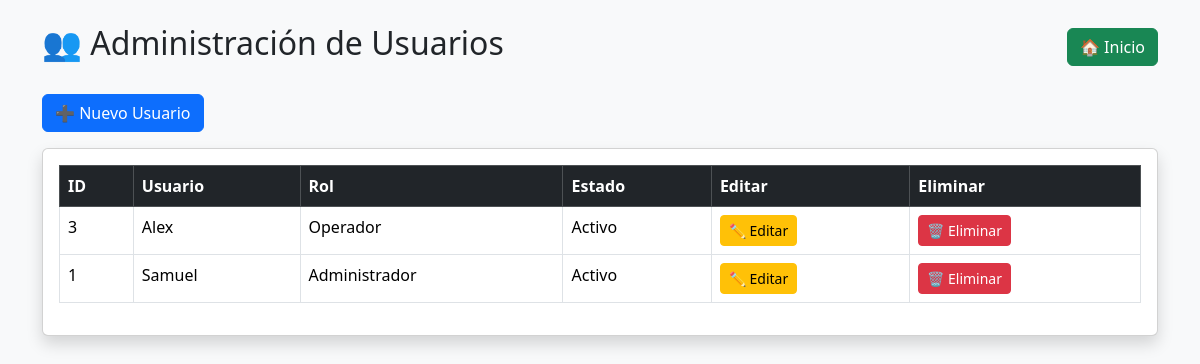
/usuarios (signed in), run on the app's committed database.
### tables this page shows
CREATE TABLE usuarios (
    id INTEGER PRIMARY KEY AUTOINCREMENT,
    usuario TEXT UNIQUE NOT NULL,
    password TEXT NOT NULL,
    rol TEXT NOT NULL,
    estado TEXT DEFAULT 'Activo'
);

### app.py (the view)
@app.route("/usuarios")
def usuarios():
    if "usuario" not in session:
        return redirect("/login")
    conexion = sqlite3.connect("cafe.db")
    cursor = conexion.cursor()
    cursor.execute("SELECT id, usuario, rol, estado FROM usuarios ORDER BY usuario")
    datos = cursor.fetchall()
    conexion.close()
    return render_template("usuarios.html", datos=datos)

### templates/usuarios.html (shortened to what this page needs)
<!DOCTYPE html>
<html lang="es">
<head>
    <link href="https://cdn.jsdelivr.net/npm/bootstrap@5.3.3/dist/css/bootstrap.min.css" rel="stylesheet">
</head>
<body class="bg-light">
<div class="container mt-4">
    <div class="d-flex justify-content-between align-items-center mb-4">
        <h2>👥 Administración de Usuarios</h2>
        <a href="/" class="btn btn-success">
            🏠 Inicio
        </a>
    </div>
    <a href="/nuevo_usuario" class="btn btn-primary mb-3">
        ➕ Nuevo Usuario
    </a>
    <div class="card shadow">
        <div class="card-body">
            <table class="table table-bordered table-hover">
                <thead class="table-dark">
                    <tr>
                        <th>ID</th>
                        <th>Usuario</th>
                        <th>Rol</th>
                        <th>Estado</th>
                        <th>Editar</th>
                        <th>Eliminar</th>
                    </tr>
                </thead>
                <tbody>
                    {% for usuario in datos %}
                    <tr>
                        <td>{{ usuario[0] }}</td>
                        <td>{{ usuario[1] }}</td>
                        <td>{{ usuario[2] }}</td>
                        <td>{{ usuario[3] }}</td>
                        <td>
                            <a href="/editar_usuario/{{ usuario[0] }}"
                               class="btn btn-warning btn-sm">
                                ✏️ Editar
                            </a>
                        </td>
                        <td>
                            <a href="/eliminar_usuario/{{ usuario[0] }}"
                               class="btn btn-danger btn-sm"
                               onclick="return confirm('¿Desea eliminar este usuario?')">
                                🗑️ Eliminar
                            </a>
                        </td>
                    </tr>
                    {% endfor %}
                </tbody>
            </table>
        </div>
    </div>
</div>
</body>
</html>

### data on the page
usuarios: id "3", usuario "Alex", rol "Operador", estado "Activo"
usuarios: id "1", usuario "Samuel", rol "Administrador", estado "Activo"
